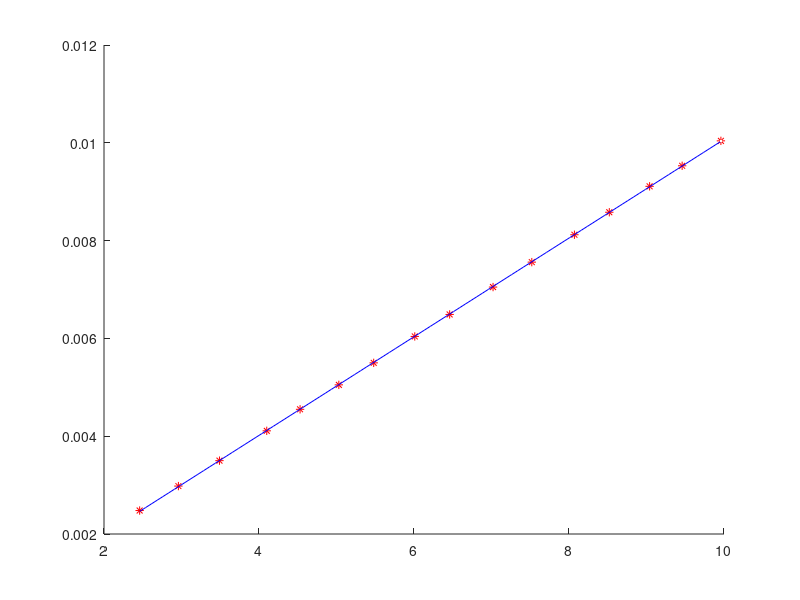

Recreate this plot in MATLAB. (Note: this script raises an error after producing the figure.)
%finds a best fit line for a IV curve of a resistor
%Brad Schoenrock

clear all;

a= [2.48;2.98;3.50;4.11;4.55;5.05;5.50;6.04;6.49;7.05;7.56;8.12;8.58;
    9.11;9.53;10.04;];

x= [2.46;2.96;3.49;4.10;4.53;5.03;5.48;6.01;6.46;7.02;7.52;8.07;8.52;
    9.04;9.46;9.96;];

y=a/1000;
n(:,2)=x;
n(:,1)=ones(size(x));
c=n\y;

slope=c(2)
yintercept=c(1)
resval=1/slope;

sp='The Slope Is ';
s=num2str(slope);
st=[sp,s];

si='The Y Intercept Is ';
i=num2str(yintercept);
sti=[si,i];

sr='The Risistor Value Is ';
r=num2str(resval);
str=[sr,r];

xp=[min(x):(max(x)-min(x))/100 :max(x)]';
yp=c(2)*xp+c(1);

figure;
hold on
plot(x,y,'r*');
plot(xp,yp,'b-');
plot(max(x),max(y),'w.');
plot(max(x),max(y),'w.');
plot(max(x),max(y),'w.');
legend('Data','Fitted Line',st,sti,str,2)
legend('boxoff')
t1='I V Curve for a Resistor';
t3='Brad Schoenrock';
t0='\newline';
t=[t1,t0,t3,t0,date];
title(t)
xlabel('voltage, V, (volts)')
ylabel('current, i, (amps)')
